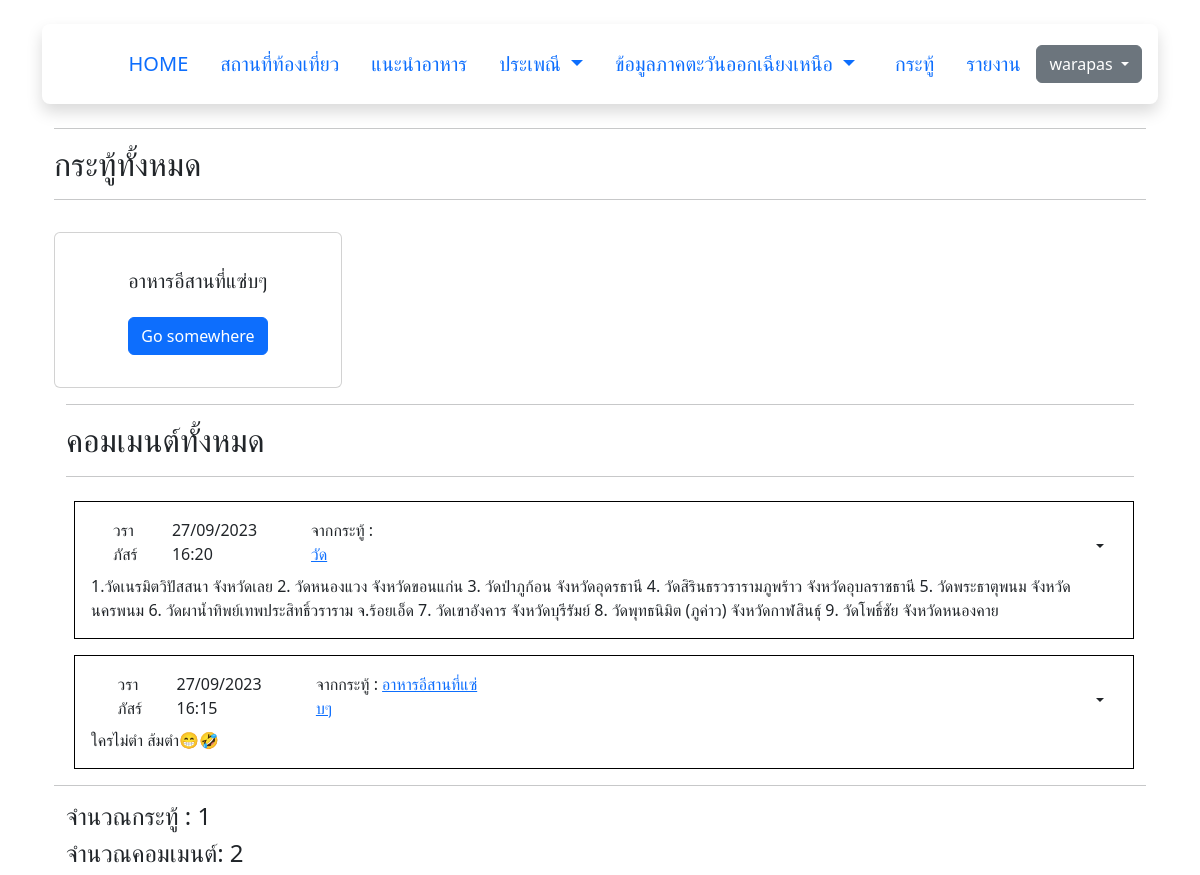
Page /Wed/proflin.php?id=6 (signed in) on the committed database.
### tables this page shows
CREATE TABLE `topics` (
  `topic_id` int(11) NOT NULL,
  `id_user` int(11) DEFAULT NULL,
  `topic` varchar(255) DEFAULT NULL,
  `topic_content` longtext NOT NULL,
  `date_time` varchar(255) DEFAULT NULL
);

CREATE TABLE `comments` (
  `comment_id` int(11) NOT NULL,
  `topic_id` int(11) DEFAULT NULL,
  `id_user` int(11) DEFAULT NULL,
  `comment` longtext DEFAULT NULL,
  `date_time` varchar(255) NOT NULL
);

CREATE TABLE `users` (
  `id_user` int(11) NOT NULL,
  `user` varchar(200) NOT NULL,
  `f_name` varchar(200) NOT NULL,
  `l_name` varchar(200) NOT NULL,
  `pass` varchar(200) NOT NULL
);

### Wed/proflin.php (the view, shortened to what this page needs)
<?php
require('server.php');
$id_pf = $_GET['id'];
$query = "SELECT * FROM topics WHERE id_user = $id_pf";
$sum = mysqli_query($conn,$query );
$query2 = "SELECT * FROM comments WHERE id_user = $id_pf";
$sum2 = mysqli_query($conn,$query2 );
$sum3 = mysqli_query($conn,$query2 );
?>
<!DOCTYPE html>
<html lang="en">
<head>
    <link href="https://cdn.jsdelivr.net/npm/bootstrap@5.3.2/dist/css/bootstrap.min.css" rel="stylesheet">
</head>
<body  class=" container justify-content-center d-block ">
<?php require('nav.php'); ?>
            <div class="container mt-4"><hr>
            <h2>กระทู้ทั้งหมด  </h2><hr>
                <div class="row">
                    <?php
                    $count = 0 ;
                    while($row = mysqli_fetch_assoc($sum)){ $count++;?>
                        <div class="col-lg-3 ">
                            <div class="card mt-3 p-3 align-items-center  " style="width: 18rem;">
                                 <div class="card-body  ">
                                    <h5 class="card-title mt-1 "><?php echo $row['topic'] ?></h5>
                                    <a class="btn btn-primary mt-3" href="topicscom.php?id=<?php echo $row['topic_id']  ?>">Go somewhere</a>
                                </div>
                            </div>
                        </div>
                    <?php } ?>
                </div>
                <div class="container d ">
                <hr>
                <h2>คอมเมนต์ทั้งหมด  </h2><hr>
                <div class="row mt-4">
                    <?php
                    $count1 = 0 ;
                    if( $r= mysqli_fetch_assoc($sum3)){
                        while($row2= mysqli_fetch_assoc($sum2)){ $count1++;?>
                        <div class="justify-content-center align-items-center d-block  ">
                            <div class="border border-black p-3 mb-3 d-block bg-white ms-2  ">
                            <div class=" justify-content-between d-flex ">
                                    <div class="mb-2 d-flex align-items-center  ">
                                        <?php
                                        $idu = $row2['id_user'];
                                        $query3 = "SELECT * FROM users WHERE id_user = $idu";
                                        $sum3 = mysqli_query($conn,$query3 );
                                        $row3 = mysqli_fetch_assoc($sum3);
                                        $id_8 = $row2['topic_id'];
                                        $query4 = "SELECT * FROM topics WHERE topic_id = $id_8";
                                        $sum4 = mysqli_query($conn,$query4 );
                                        $row4 = mysqli_fetch_assoc($sum4);
                                        echo $row3['f_name'];?><div class="ms-3"> <?php echo $row2['date_time'];?></div> <div class="ms-3">จากกระทู้ : <a href="topicscom.php?id=<?php echo $row2['topic_id']; ?>"><?php echo $row4['topic']; ?></a></div>
                                    </div>
                                    <?php if($row3['user']==$_SESSION['username']){?>
                                    <div class="dropdown-center justify-content-end  d-flex ">
                                        <button class="btn  dropdown-toggle" type="button" data-bs-toggle="dropdown" aria-expanded="false"></button>
                                    </div></div>
                                    <?php } ?>
                                    <div class=""> <?php echo $row2['comment']; ?></div>
            </div>
                    <?php } }else{ ?><div class="ms-3"><p>#ไม่มีคอมเมนต์</p></div> <?php } ?>
                        </div>
                </div><hr>
                <h4>จำนวณกระทู้ : <?php echo $count ?> </h4>
                <h4>จำนวณคอมเมนต์: <?php echo $count1 ?> </h4>
                </div>
            </div>
</body>
</html>

### rows in the picture
topics: topic "อาหารอีสานที่แซ่บๆ"
comments: id_user.f_name "วราภัสร์", date_time "27/09/2023 16:20", topic.topic "วัด", comment "1.วัดเนรมิตวิปัสสนา จังหวัดเลย 2. วัดหนองแวง จังหวัดขอนแก่น 3. วัดป่าภูก้อน จังหวัดอุดรธานี 4. วัดสิรินธรวรารามภูพร้าว จังหวัดอุบลราชธานี 5. วัดพระธาตุพนม จังหวัดนครพนม 6. วัดผาน้ำทิพย์เทพประสิทธิ์วราราม จ.ร้อยเอ็ด 7. วัดเขาอังคาร จังหวัดบุรีรัมย์ 8. วัดพุทธนิมิต (ภูค่าว) จังหวัดกาฬสินธุ์ 9. วัดโพธิ์ชัย จังหวัดหนองคาย"
comments: id_user.f_name "วราภัสร์", date_time "27/09/2023 16:15", topic.topic "อาหารอีสานที่แซ่บๆ", comment "ใครไม่ตำ ส้มตำ😁🤣"

### other values in the picture
$_SESSION['username'] "warapas"
$count "1"
$count1 "2"
